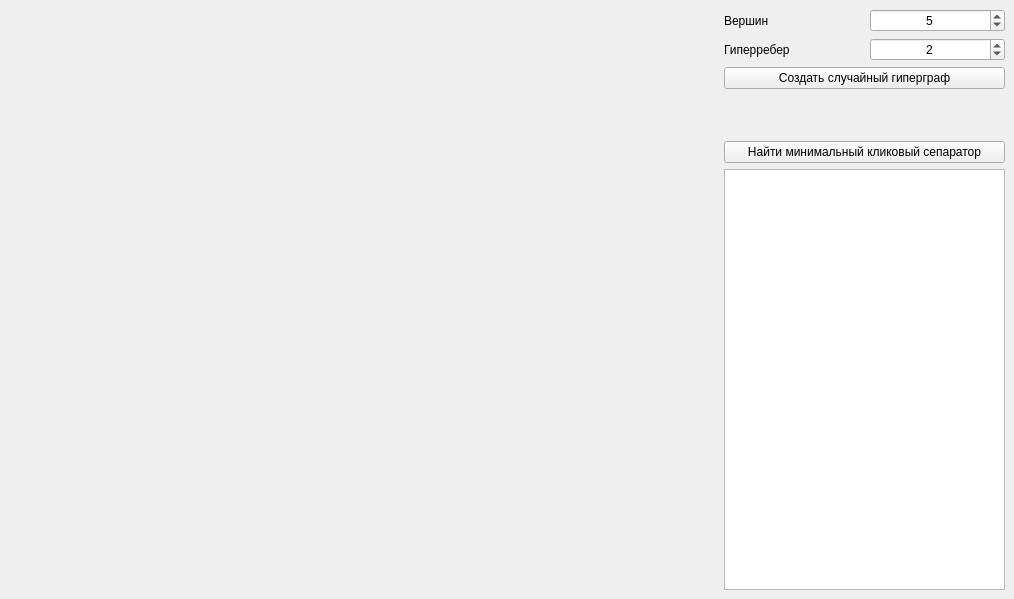
<?xml version="1.0" encoding="UTF-8"?>
<ui version="4.0">
 <class>MainWindow</class>
 <widget class="QMainWindow" name="MainWindow">
  <property name="geometry">
   <rect>
    <x>0</x>
    <y>0</y>
    <width>1014</width>
    <height>599</height>
   </rect>
  </property>
  <property name="windowTitle">
   <string>hypergraph clique minimal separator</string>
  </property>
  <widget class="QWidget" name="centralwidget">
   <property name="sizePolicy">
    <sizepolicy hsizetype="Expanding" vsizetype="Expanding">
     <horstretch>0</horstretch>
     <verstretch>0</verstretch>
    </sizepolicy>
   </property>
   <property name="layoutDirection">
    <enum>Qt::LeftToRight</enum>
   </property>
   <layout class="QHBoxLayout" name="horizontalLayout_2">
    <item>
     <widget class="HypergraphWidget" name="hypergraphWidget" native="true">
      <property name="sizePolicy">
       <sizepolicy hsizetype="Expanding" vsizetype="Preferred">
        <horstretch>0</horstretch>
        <verstretch>0</verstretch>
       </sizepolicy>
      </property>
      <property name="minimumSize">
       <size>
        <width>300</width>
        <height>300</height>
       </size>
      </property>
     </widget>
    </item>
    <item>
     <layout class="QFormLayout" name="formLayout">
      <item row="0" column="0">
       <widget class="QLabel" name="numberOfVerticesLabel">
        <property name="sizePolicy">
         <sizepolicy hsizetype="Minimum" vsizetype="Preferred">
          <horstretch>0</horstretch>
          <verstretch>0</verstretch>
         </sizepolicy>
        </property>
        <property name="minimumSize">
         <size>
          <width>140</width>
          <height>0</height>
         </size>
        </property>
        <property name="text">
         <string>Вершин</string>
        </property>
       </widget>
      </item>
      <item row="0" column="1">
       <widget class="QSpinBox" name="numberOfVerticesSpinBox">
        <property name="maximumSize">
         <size>
          <width>16777215</width>
          <height>32</height>
         </size>
        </property>
        <property name="alignment">
         <set>Qt::AlignCenter</set>
        </property>
        <property name="minimum">
         <number>1</number>
        </property>
        <property name="maximum">
         <number>200</number>
        </property>
        <property name="value">
         <number>5</number>
        </property>
        <property name="displayIntegerBase">
         <number>10</number>
        </property>
       </widget>
      </item>
      <item row="1" column="0">
       <widget class="QLabel" name="numberOfHyperedgesLabel">
        <property name="sizePolicy">
         <sizepolicy hsizetype="Minimum" vsizetype="Preferred">
          <horstretch>0</horstretch>
          <verstretch>0</verstretch>
         </sizepolicy>
        </property>
        <property name="minimumSize">
         <size>
          <width>140</width>
          <height>0</height>
         </size>
        </property>
        <property name="text">
         <string>Гиперребер</string>
        </property>
       </widget>
      </item>
      <item row="1" column="1">
       <widget class="QSpinBox" name="numberOfHyperedgesSpinBox">
        <property name="minimumSize">
         <size>
          <width>135</width>
          <height>0</height>
         </size>
        </property>
        <property name="maximumSize">
         <size>
          <width>16777215</width>
          <height>32</height>
         </size>
        </property>
        <property name="alignment">
         <set>Qt::AlignCenter</set>
        </property>
        <property name="minimum">
         <number>1</number>
        </property>
        <property name="maximum">
         <number>100</number>
        </property>
        <property name="value">
         <number>2</number>
        </property>
        <property name="displayIntegerBase">
         <number>10</number>
        </property>
       </widget>
      </item>
      <item row="2" column="0" colspan="2">
       <widget class="QPushButton" name="generateHypergraphButton">
        <property name="sizePolicy">
         <sizepolicy hsizetype="Preferred" vsizetype="Fixed">
          <horstretch>0</horstretch>
          <verstretch>0</verstretch>
         </sizepolicy>
        </property>
        <property name="focusPolicy">
         <enum>Qt::NoFocus</enum>
        </property>
        <property name="text">
         <string>Создать случайный гиперграф</string>
        </property>
       </widget>
      </item>
      <item row="3" column="0" colspan="2">
       <spacer name="verticalSpacer">
        <property name="orientation">
         <enum>Qt::Vertical</enum>
        </property>
        <property name="sizeType">
         <enum>QSizePolicy::Fixed</enum>
        </property>
        <property name="sizeHint" stdset="0">
         <size>
          <width>20</width>
          <height>40</height>
         </size>
        </property>
       </spacer>
      </item>
      <item row="4" column="0" colspan="2">
       <widget class="QPushButton" name="findCliqueSeparatorButton">
        <property name="sizePolicy">
         <sizepolicy hsizetype="Preferred" vsizetype="Fixed">
          <horstretch>0</horstretch>
          <verstretch>0</verstretch>
         </sizepolicy>
        </property>
        <property name="focusPolicy">
         <enum>Qt::NoFocus</enum>
        </property>
        <property name="text">
         <string>Найти минимальный кликовый сепаратор</string>
        </property>
       </widget>
      </item>
      <item row="5" column="0" colspan="2">
       <widget class="QTextEdit" name="resultTextEdit">
        <property name="sizePolicy">
         <sizepolicy hsizetype="Preferred" vsizetype="Expanding">
          <horstretch>0</horstretch>
          <verstretch>0</verstretch>
         </sizepolicy>
        </property>
        <property name="minimumSize">
         <size>
          <width>200</width>
          <height>0</height>
         </size>
        </property>
        <property name="font">
         <font>
          <family>Liberation Mono</family>
         </font>
        </property>
        <property name="focusPolicy">
         <enum>Qt::NoFocus</enum>
        </property>
        <property name="lineWidth">
         <number>0</number>
        </property>
        <property name="readOnly">
         <bool>true</bool>
        </property>
       </widget>
      </item>
     </layout>
    </item>
   </layout>
  </widget>
 </widget>
 <customwidgets>
  <customwidget>
   <class>HypergraphWidget</class>
   <extends>QWidget</extends>
   <header>ui/src/hypergraph_widget.h</header>
   <container>1</container>
  </customwidget>
 </customwidgets>
 <resources/>
 <connections/>
</ui>
